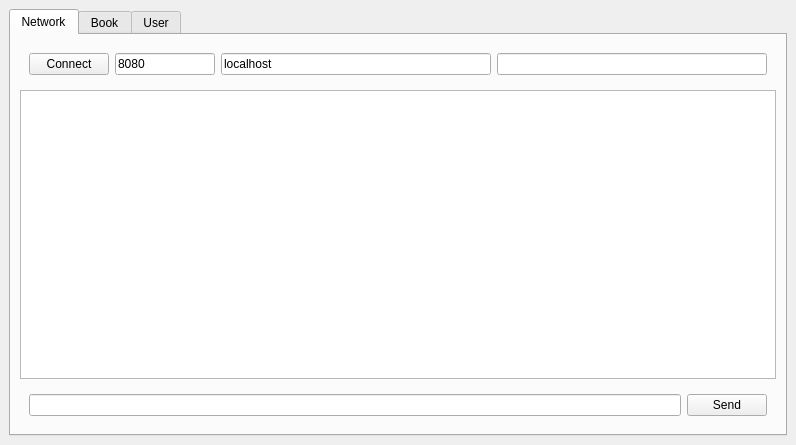
<?xml version="1.0" encoding="UTF-8"?>
<ui version="4.0">
 <class>ClientMainGUI</class>
 <widget class="QMainWindow" name="ClientMainGUI">
  <property name="geometry">
   <rect>
    <x>0</x>
    <y>0</y>
    <width>796</width>
    <height>445</height>
   </rect>
  </property>
  <property name="windowTitle">
   <string>Client</string>
  </property>
  <widget class="QWidget" name="centralwidget">
   <layout class="QVBoxLayout" name="verticalLayout">
    <item>
     <widget class="QTabWidget" name="tabWidget">
      <property name="currentIndex">
       <number>0</number>
      </property>
      <widget class="QWidget" name="NetworkTab">
       <property name="layoutDirection">
        <enum>Qt::RightToLeft</enum>
       </property>
       <attribute name="title">
        <string>Network</string>
       </attribute>
       <layout class="QVBoxLayout" name="verticalLayout_2">
        <item>
         <widget class="QWidget" name="widget_2" native="true">
          <layout class="QHBoxLayout" name="horizontalLayout_2">
           <item>
            <widget class="QLineEdit" name="lEUserLogin"/>
           </item>
           <item>
            <widget class="QLineEdit" name="lEIP">
             <property name="text">
              <string>localhost</string>
             </property>
             <property name="placeholderText">
              <string>IP</string>
             </property>
            </widget>
           </item>
           <item>
            <widget class="QLineEdit" name="lEPort">
             <property name="maximumSize">
              <size>
               <width>100</width>
               <height>16777215</height>
              </size>
             </property>
             <property name="text">
              <string>8080</string>
             </property>
             <property name="placeholderText">
              <string>Port</string>
             </property>
            </widget>
           </item>
           <item>
            <widget class="QPushButton" name="bConnect">
             <property name="text">
              <string>Connect</string>
             </property>
            </widget>
           </item>
          </layout>
         </widget>
        </item>
        <item>
         <widget class="QPlainTextEdit" name="pTERecive"/>
        </item>
        <item>
         <widget class="QWidget" name="widget" native="true">
          <layout class="QHBoxLayout" name="horizontalLayout">
           <item>
            <widget class="QPushButton" name="bSend">
             <property name="text">
              <string>Send</string>
             </property>
            </widget>
           </item>
           <item>
            <widget class="QLineEdit" name="lESend"/>
           </item>
          </layout>
         </widget>
        </item>
       </layout>
      </widget>
      <widget class="QWidget" name="BookTab">
       <attribute name="title">
        <string>Book</string>
       </attribute>
       <layout class="QVBoxLayout" name="verticalLayout_3">
        <item>
         <widget class="QWidget" name="widget_3" native="true">
          <layout class="QHBoxLayout" name="horizontalLayout_4">
           <item>
            <widget class="QPushButton" name="bSearchBook">
             <property name="text">
              <string>Search Book</string>
             </property>
            </widget>
           </item>
           <item>
            <widget class="QPushButton" name="bAddBook">
             <property name="text">
              <string>Add Book</string>
             </property>
            </widget>
           </item>
           <item>
            <widget class="QPushButton" name="bEditBook">
             <property name="text">
              <string>Edit Book</string>
             </property>
            </widget>
           </item>
           <item>
            <widget class="QPushButton" name="bBorrowBook">
             <property name="text">
              <string>Borrow Book</string>
             </property>
            </widget>
           </item>
           <item>
            <widget class="QPushButton" name="bReturnBook">
             <property name="text">
              <string>Return Book</string>
             </property>
            </widget>
           </item>
           <item>
            <widget class="QPushButton" name="bGetBook">
             <property name="text">
              <string>Get Book</string>
             </property>
            </widget>
           </item>
          </layout>
         </widget>
        </item>
        <item>
         <widget class="QLineEdit" name="lEBook"/>
        </item>
        <item>
         <widget class="QPlainTextEdit" name="pTEBookReceive"/>
        </item>
       </layout>
      </widget>
      <widget class="QWidget" name="UserTab">
       <attribute name="title">
        <string>User</string>
       </attribute>
       <layout class="QVBoxLayout" name="verticalLayout_4">
        <item>
         <widget class="QWidget" name="widget_4" native="true">
          <layout class="QHBoxLayout" name="horizontalLayout_3">
           <item>
            <widget class="QPushButton" name="bAddUser">
             <property name="text">
              <string>Add User</string>
             </property>
            </widget>
           </item>
           <item>
            <widget class="QPushButton" name="bChangePassword">
             <property name="text">
              <string>Change Password</string>
             </property>
            </widget>
           </item>
           <item>
            <widget class="QPushButton" name="bGetUser">
             <property name="text">
              <string>Get User</string>
             </property>
            </widget>
           </item>
           <item>
            <widget class="QPushButton" name="bGetBorrowed">
             <property name="text">
              <string>Get Borrowed Books</string>
             </property>
            </widget>
           </item>
          </layout>
         </widget>
        </item>
        <item>
         <widget class="QLineEdit" name="lEUser"/>
        </item>
        <item>
         <widget class="QPlainTextEdit" name="pTEUser"/>
        </item>
       </layout>
      </widget>
     </widget>
    </item>
   </layout>
  </widget>
 </widget>
 <resources/>
 <connections/>
</ui>
